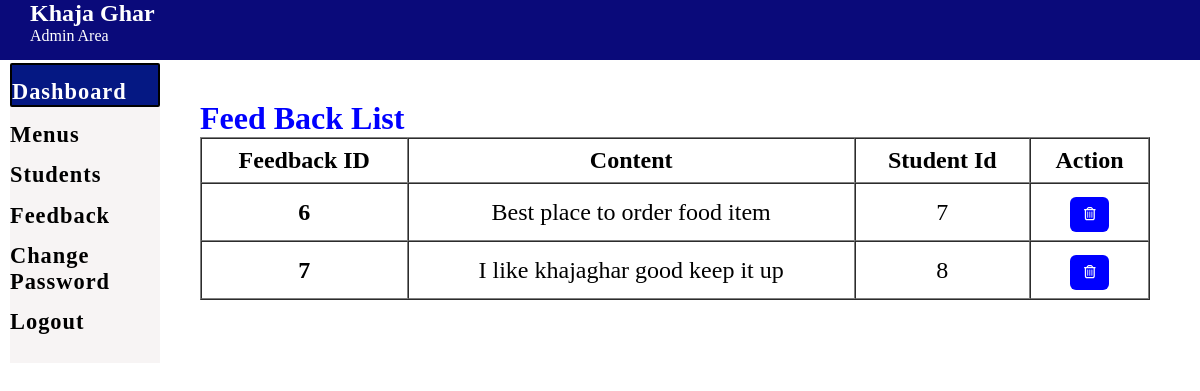
/admin_Dash/feedback.php (signed in), run on an earlier commit of the app's database.
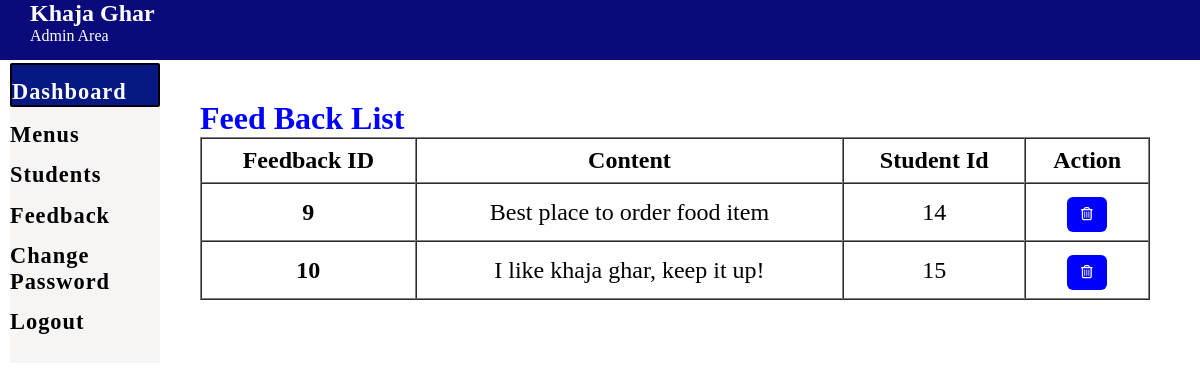
And on a later commit of the database.
### tables this page shows
CREATE TABLE `feedback` (
  `f_id` int(11) NOT NULL,
  `f_content` varchar(240) DEFAULT NULL,
  `stu_id` int(11) DEFAULT NULL
);

### admin_Dash/feedback.php (the view, shortened to what this page needs)
<?php  include("nav_bar.php")?>
<section style="position:absolute; left:200px; top: 100px;">
    <div>
        <h1 style="color: blue; font-size: 2rem;">Feed Back List</h1>
        <?php
     include('../php/partials/dbconnect.php');
      $sql = "SELECT * FROM feedback";
      $result = $conn->query($sql);
      if($result->num_rows > 0){
       echo '<table class="feedback" width="950" border="1" cellspacing="0">
       <thead>
        <tr>
         <th>Feedback ID</th>
         <th>Content</th>
         <th>Student Id</th>
         <th>Action</th>
        </tr>
       </thead>
       <tbody>';
        while($row = $result->fetch_assoc()){
          echo '<tr>';
          echo '<th scope="row">'.$row["f_id"].'</th>';
          echo '<td>'. $row["f_content"].'</td>';
          echo '<td>'.$row["stu_id"].'</td>';
          echo '<td>
          <form action="" method="POST" style="display: inline;" ><input type="hidden" name="id" value='. $row["f_id"] .'><button type="submit" class="btn btn-secondary" name="delete" value="Delete"><i class="far fa-trash-alt"></i></button></form></td>
         </tr>';
        }
        echo '</tbody>
        </table>';
      } else {
        echo "0 Result";
      }
     ?>
    </div>
<?php  include("footer.php")?>

### admin_Dash/nav_bar.php (shortened to what this page needs)
<!DOCTYPE html>
<html lang="en">
<head>
    <link rel="stylesheet" href="../css/admin.css">
    <link rel="stylesheet" href="../css/style.css">
    <link rel="stylesheet" href="../css/admin_util.css">
</head>
<body>
    <nav>
    <div class="header ">
        <h1 style="margin-left: 30px;">Khaja Ghar</h1><span style="margin-left: 30px;">Admin Area</span>
    </div>
    <div>
        <ul class="nav_list">
            <li class="active"><a href="dashboard.php">Dashboard</a></li>
            <li><a href="menus.php">Menus</a></li>
            <li><a href="students.php">Students</a></li>
            <li><a href="feedback.php">Feedback</a></li>
            <li><a href="changePassword.php">Change Password</a></li>
            <li><a href="../view/logout.php">Logout</a></li>
        </ul>
    </div>
</nav>

### admin_Dash/footer.php (shortened to what this page needs)
</body>
</html>

### css/admin.css (style rules this page uses)
* { margin: 0px; padding: 0px; }
ul.nav_list { position: relative; left: 10px; margin-right: 45px; margin-top: 3px; width: 150px; height: 300px; background: rgb(247, 244, 244); }
ul.nav_list li.active { border: 2px solid black; color: white; background-color: rgb(5, 24, 131); border-radius: 2px; }
ul.nav_list li a { color: var(--dark); text-decoration: none; letter-spacing: 1px; transition: all 0.3s ease-in-out; font-weight: bold; font-size: 1.4rem; }
ul.nav_list li { padding-top: .9rem; list-style: none; font-weight: bold; }
.header { background-color: rgb(10, 10, 122); color: white; height: 60px; }

### css/admin_util.css (style rules this page uses)
.btn { margin-top: 5px; outline: none; color: white; border-radius: 6px; background-color: blue; padding: 10px 14px; border: none; cursor: pointer; letter-spacing: 1px; }
table.mytable th,td { padding:8px; margin: 4px; font-size: 1.5rem; }
table.mytable th,td { text-align: center; }
table.feedback th { font-size: 1.5rem; padding:8px; margin: 4px; }

What changed in the data, as far as the page shows it:
removed feedback: f_id "6", f_content "Best place to order food item", stu "7"
removed feedback: f_id "7", f_content "I like khajaghar good keep it up", stu "8"
added feedback: f_id "9", f_content "Best place to order food item", stu "14"
added feedback: f_id "10", f_content "I like khaja ghar, keep it up!", stu "15"
